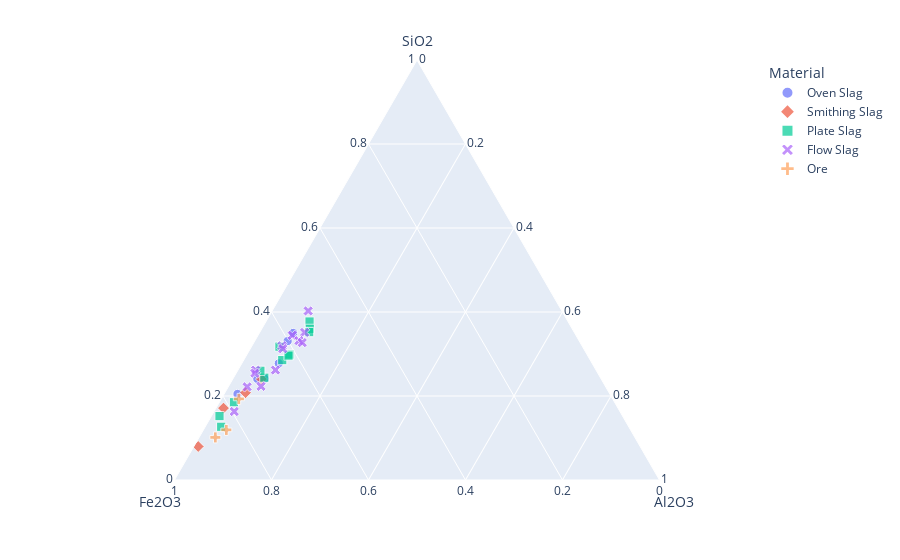

Notebook code for this chart:
### Code cell
es = ["SiO2", "Fe2O3","Al2O3"] 
df_n100 = df.loc[:, es].div(df.loc[:, es].sum(axis = 1), axis = 0)*100 # normalization at 100%
df_n100["Material"] = df["Material"].values

colors = ["dodgerblue","red","forestgreen",
          "darkorange","violet","yellowgreen",
          "mediumpurple", "darkblue"]

fig = px.scatter_ternary(df_n100, a="SiO2", b="Fe2O3", c="Al2O3", color='Material',symbol ="Material",
                         size = [1]*df_n100.shape[0], size_max = 6.5)
fig.show()
fig.write_image("kt_n100.png", engine = "kaleido", scale = 5)

### Figure 1 — Plotly figure (JSON) as saved in the notebook; plotly's stock layout.template omitted (floating-point values rounded to 4 significant figures)
{"data": [{"a": [24.09, 24.14, 27.77, 20.48, 35.02, 33.09], "b": [70.88, 69.33, 64.61, 76.77, 58.03, 60.13], "c": [5.03, 6.535, 7.617, 2.743, 6.956, 6.782], "hovertemplate": "Material=Oven Slag<br>SiO2=%{a}<br>Fe2O3=%{b}<br>Al2O3=%{c}<br>size=%{marker.size}<extra></extra>", "legendgroup": "Oven Slag", "marker": {"color": "#636efa", "size": [1, 1, 1, 1, 1, 1], "sizemode": "area", "sizeref": 0.02367, "symbol": "circle"}, "mode": "markers", "name": "Oven Slag", "showlegend": true, "subplot": "ternary", "type": "scatterternary"}, {"a": [24.03, 17.11, 20.78, 7.978], "b": [70.05, 81.34, 74.96, 91.13], "c": [5.918, 1.542, 4.252, 0.8967], "hovertemplate": "Material=Smithing Slag<br>SiO2=%{a}<br>Fe2O3=%{b}<br>Al2O3=%{c}<br>size=%{marker.size}<extra></extra>", "legendgroup": "Smithing Slag", "marker": {"color": "#EF553B", "size": [1, 1, 1, 1], "sizemode": "area", "sizeref": 0.02367, "symbol": "diamond"}, "mode": "markers", "name": "Smithing Slag", "showlegend": true, "subplot": "ternary", "type": "scatterternary"}, {"a": [24.36, 18.51, 15.21, 26.01, 12.68, 37.74, 35.99, 28.54, 35.21, 29.86, 29.62, 31.75], "b": [69.31, 78.49, 83.12, 69.29, 84.04, 53.29, 54.11, 63.51, 54.63, 61.36, 61.68, 62.49], "c": [6.337, 2.997, 1.672, 4.703, 3.286, 8.975, 9.896, 7.944, 10.17, 8.779, 8.701, 5.763], "hovertemplate": "Material=Plate Slag<br>SiO2=%{a}<br>Fe2O3=%{b}<br>Al2O3=%{c}<br>size=%{marker.size}<extra></extra>", "legendgroup": "Plate Slag", "marker": {"color": "#00cc96", "size": [1, 1, 1, 1, 1, 1, 1, 1, 1, 1, 1, 1], "sizemode": "area", "sizeref": 0.02367, "symbol": "square"}, "mode": "markers", "name": "Plate Slag", "showlegend": true, "subplot": "ternary", "type": "scatterternary"}, {"a": [31.93, 34.46, 40.25, 22.3, 26.16, 35.13, 25.44, 22.17, 16.31, 33.17, 26.18, 31.26, 32.72], "b": [61.87, 58.5, 52.31, 71.01, 70.19, 55.61, 70.71, 73.94, 79.53, 57.75, 66.1, 62.05, 57.3], "c": [6.198, 7.046, 7.433, 6.685, 3.652, 9.256, 3.851, 3.889, 4.163, 9.081, 7.724, 6.691, 9.983], "hovertemplate": "Material=Flow Slag<br>SiO2=%{a}<br>Fe2O3=%{b}<br>Al2O3=%{c}<br>size=%{marker.size}<extra></extra>", "legendgroup": "Flow Slag", "marker": {"color": "#ab63fa", "size": [1, 1, 1, 1, 1, 1, 1, 1, 1, 1, 1, 1, 1], "sizemode": "area", "sizeref": 0.02367, "symbol": "x"}, "mode": "markers", "name": "Flow Slag", "showlegend": true, "subplot": "ternary", "type": "scatterternary"}, {"a": [10.14, 19.3, 11.93], "b": [86.51, 77.08, 83.35], "c": [3.352, 3.621, 4.722], "hovertemplate": "Material=Ore<br>SiO2=%{a}<br>Fe2O3=%{b}<br>Al2O3=%{c}<br>size=%{marker.size}<extra></extra>", "legendgroup": "Ore", "marker": {"color": "#FFA15A", "size": [1, 1, 1], "sizemode": "area", "sizeref": 0.02367, "symbol": "cross"}, "mode": "markers", "name": "Ore", "showlegend": true, "subplot": "ternary", "type": "scatterternary"}], "layout": {"legend": {"itemsizing": "constant", "title": {"text": "Material"}, "tracegroupgap": 0}, "margin": {"t": 60}, "ternary": {"aaxis": {"title": {"text": "SiO2"}}, "baxis": {"title": {"text": "Fe2O3"}}, "caxis": {"title": {"text": "Al2O3"}}, "domain": {"x": [0, 1], "y": [0, 1]}}}}
